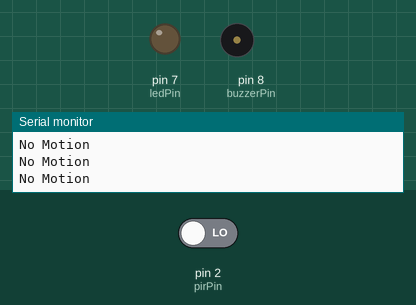
This sketch was run on a simulated Arduino Uno, built with avr-gcc and run on an emulated ATmega328P. On the bench: output pins drawn as LEDs (lit = HIGH), buzzer (waves = sounding, pin HIGH), the last lines printed to the serial monitor. The test bench sets the inputs (shaded band); at power-on: pin 2 (pirPin) LOW.

Above: at 1.4 s.
1.5 s: pin 2 (pirPin) driven HIGH
At 2.7 s:
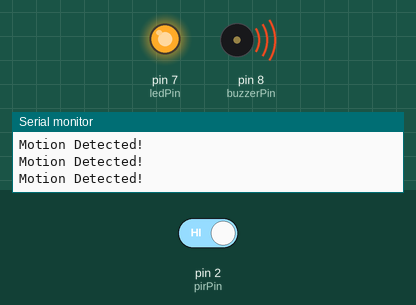
3.0 s: pin 2 (pirPin) driven LOW
At 4.0 s:
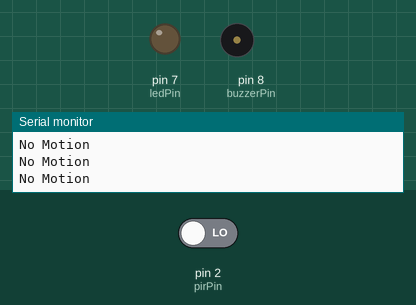
Timing chart, 0 to 6.0 s (numbered marks = the images above; inputs shaded):
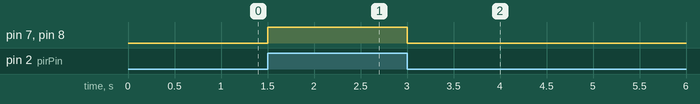

The sketch:

motionDetectorSystem.ino
```cpp
int pirPin = 2;
int buzzerPin = 8;
int ledPin = 7;

void setup() {
  pinMode(pirPin, INPUT);
  pinMode(buzzerPin, OUTPUT);
  pinMode(ledPin, OUTPUT);
  Serial.begin(9600);
}

void loop() {
  int motion = digitalRead(pirPin);

  if (motion == HIGH) {
    digitalWrite(buzzerPin, HIGH);
    digitalWrite(ledPin, HIGH);
    Serial.println("Motion Detected!");
  }
  else {
    digitalWrite(buzzerPin, LOW);
    digitalWrite(ledPin, LOW);
    Serial.println("No Motion");
  }

  delay(300);
}
```

Measured:
- after the input at 1.5 s, pin 7 (ledPin), pin 8 (buzzerPin): LOW → HIGH at once
- after the input at 3.0 s, pin 7 (ledPin), pin 8 (buzzerPin): HIGH → LOW at once
